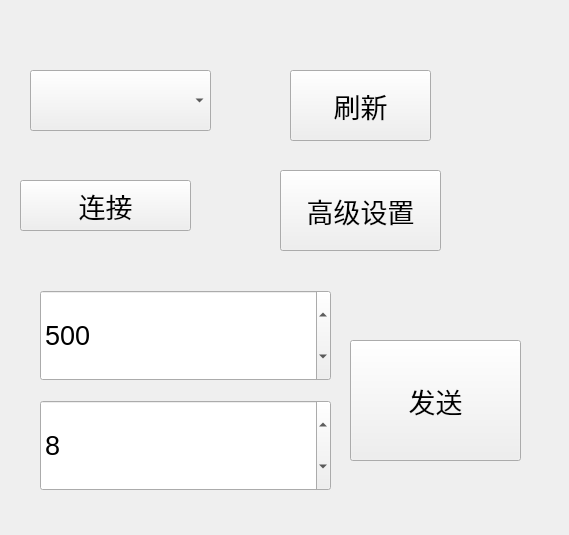
<?xml version="1.0" encoding="UTF-8"?>
<ui version="4.0">
 <class>open_window</class>
 <widget class="QWidget" name="open_window">
  <property name="geometry">
   <rect>
    <x>0</x>
    <y>0</y>
    <width>569</width>
    <height>535</height>
   </rect>
  </property>
  <property name="windowTitle">
   <string>Form</string>
  </property>
  <widget class="QPushButton" name="advanced_setting_button">
   <property name="enabled">
    <bool>true</bool>
   </property>
   <property name="geometry">
    <rect>
     <x>280</x>
     <y>170</y>
     <width>161</width>
     <height>81</height>
    </rect>
   </property>
   <property name="font">
    <font>
     <pointsize>20</pointsize>
    </font>
   </property>
   <property name="text">
    <string>高级设置</string>
   </property>
  </widget>
  <widget class="QPushButton" name="send_button">
   <property name="geometry">
    <rect>
     <x>350</x>
     <y>340</y>
     <width>171</width>
     <height>121</height>
    </rect>
   </property>
   <property name="font">
    <font>
     <pointsize>20</pointsize>
    </font>
   </property>
   <property name="text">
    <string>发送</string>
   </property>
  </widget>
  <widget class="QComboBox" name="open_serailCb">
   <property name="geometry">
    <rect>
     <x>30</x>
     <y>70</y>
     <width>181</width>
     <height>61</height>
    </rect>
   </property>
   <property name="font">
    <font>
     <pointsize>20</pointsize>
    </font>
   </property>
  </widget>
  <widget class="QPushButton" name="open_btnSerialCheck">
   <property name="geometry">
    <rect>
     <x>290</x>
     <y>70</y>
     <width>141</width>
     <height>71</height>
    </rect>
   </property>
   <property name="font">
    <font>
     <pointsize>20</pointsize>
    </font>
   </property>
   <property name="text">
    <string>刷新</string>
   </property>
  </widget>
  <widget class="QPushButton" name="open_openBt">
   <property name="geometry">
    <rect>
     <x>20</x>
     <y>180</y>
     <width>171</width>
     <height>51</height>
    </rect>
   </property>
   <property name="font">
    <font>
     <pointsize>20</pointsize>
    </font>
   </property>
   <property name="text">
    <string>连接</string>
   </property>
  </widget>
  <widget class="QSpinBox" name="open_freq">
   <property name="geometry">
    <rect>
     <x>40</x>
     <y>290</y>
     <width>291</width>
     <height>91</height>
    </rect>
   </property>
   <property name="font">
    <font>
     <pointsize>20</pointsize>
    </font>
   </property>
   <property name="maximum">
    <number>1000</number>
   </property>
   <property name="value">
    <number>500</number>
   </property>
  </widget>
  <widget class="QSpinBox" name="open_times">
   <property name="geometry">
    <rect>
     <x>40</x>
     <y>400</y>
     <width>291</width>
     <height>91</height>
    </rect>
   </property>
   <property name="font">
    <font>
     <pointsize>20</pointsize>
    </font>
   </property>
   <property name="maximum">
    <number>10000</number>
   </property>
   <property name="value">
    <number>8</number>
   </property>
  </widget>
 </widget>
 <resources/>
 <connections/>
</ui>
